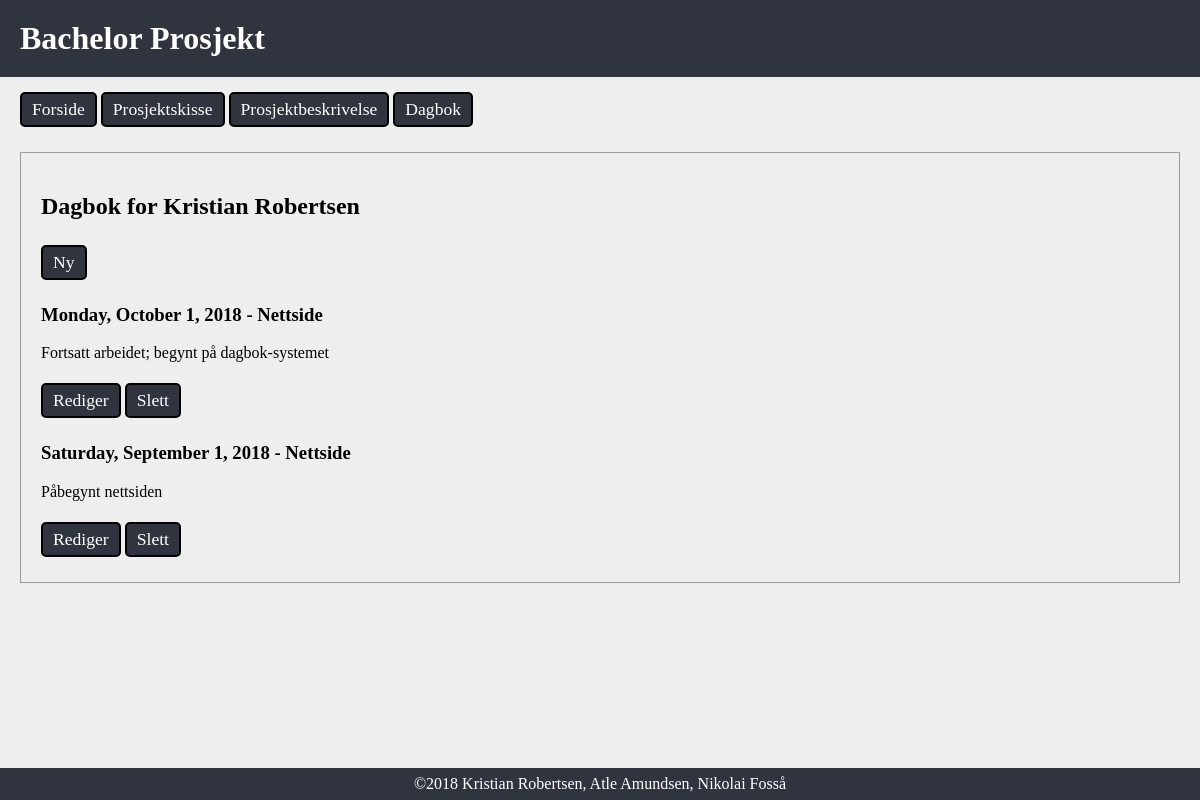
/dagbok/kristian/, run on an earlier commit of the app's database.
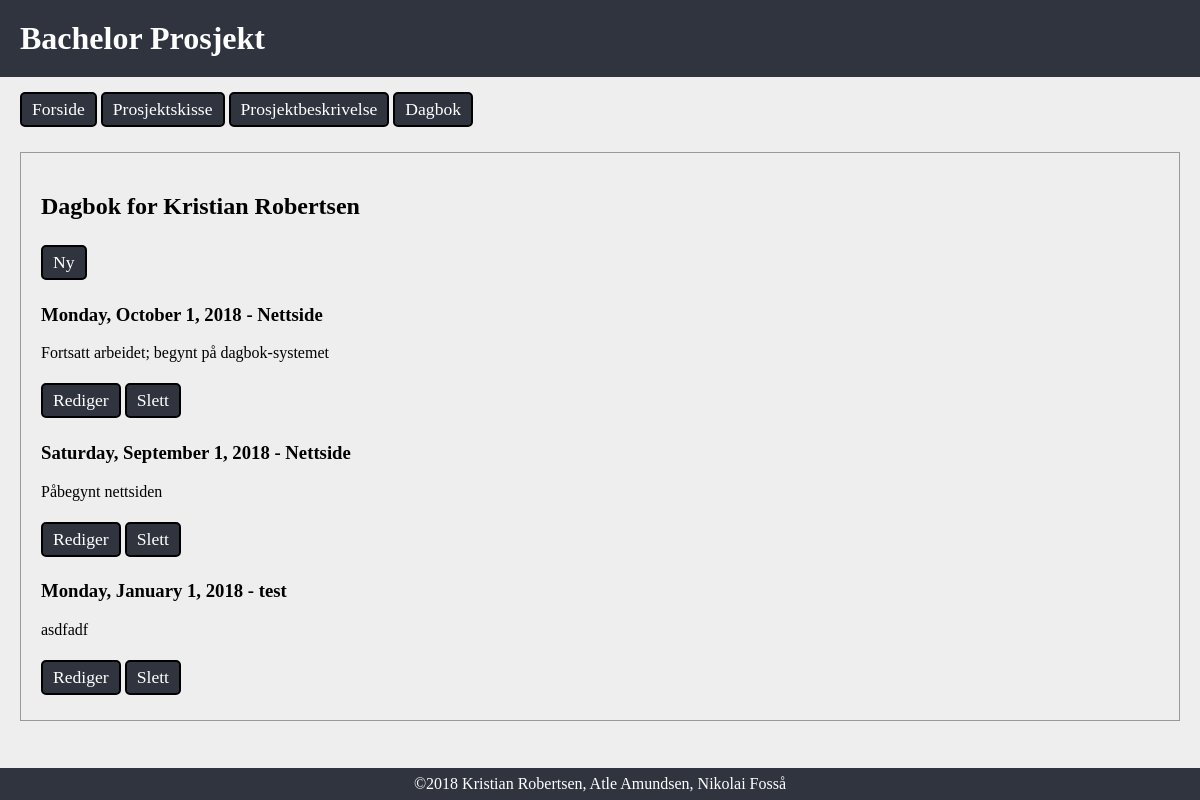
And on a later commit of the database.
### dagbok/models.py (models this page shows, shortened)
class Post(models.Model):
    title = models.CharField(max_length=63)
    slug = models.SlugField(
    max_length=255,
    help_text='A label for URL config.',
    unique_for_date='date'
    )
    text = models.TextField()
    date = models.DateField('date published', auto_now_add=False)
    medlem = models.ForeignKey(Medlem, on_delete=models.CASCADE)
    def get_edit_url(self):
        return reverse('dagbok_post_edit', kwargs={
            'slug':self.slug,
            'year':self.date.year,
            'month':self.date.month,
            'day':self.date.day})
    def get_delete_url(self):
        return reverse('dagbok_post_delete', kwargs={
            'slug':self.slug,
            'year':self.date.year,
            'month':self.date.month,
            'day':self.date.day})
    class Meta:
        verbose_name = 'dagbok post'
        ordering = ['-date']
        get_latest_by = 'date'

### dagbok/views.py (the view)
# urls.py: url(r'^(?P<slug>[\w\-]+)/$', Dagbok.as_view(), name="dagbok"),
class Dagbok(View):
    template_name = 'dagbok/dagbok.html'
    def get(self, request, slug):
        medlem = get_object_or_404(Medlem, slug=slug)
        posts = Post.objects.filter(slug=slug)
        return render( request, self.template_name, {'posts':posts, 'medlem':medlem} )

### organizer/models.py (called while the page is built)
    def get_create_url(self):
        return reverse('dagbok_post_create', kwargs={'slug':self.slug})

### dagbok/templates/dagbok/dagbok.html
{% extends parent_template|default:"base.html" %}
{% load staticfiles %}
{% block content %}
<h2>Dagbok for {{ medlem.name }}</h2>
<a class="nav_item" href="{{ medlem.get_create_url }}">Ny</a>
<div>
  {% for post in posts %}
    <h3>{{ post.date|date:"l, F j, Y" }} - {{ post.title }}</h3>
    <p>{{ post.text|linebreaks }}</p>
    <a class="nav_item" href="{{ post.get_edit_url }}">Rediger</a>
    <a class="nav_item" href="{{ post.get_delete_url }}">Slett</a>
  {% endfor %}
</div>
{% endblock %}

What changed in the data, as far as the page shows it:
added Post: date "Monday, January 1, 2018", title "test", text "asdfadf"
